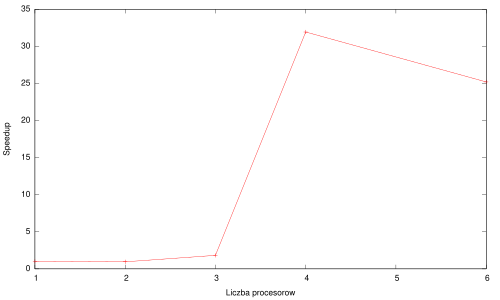

Write the gnuplot code that produced this figure.
set term pdf
set out 'czas.pdf'

set xlabel "Liczba procesorow"
set ylabel "Czas"

plot '-' using 1:2 notitle with lp
1 630
2 658.75
3 344.58
4 19.73
6 25
e

set out 'speedup.pdf'

set xlabel "Liczba procesorow"
set ylabel "Speedup"

plot '-' using 1:(630/$2) notitle with lp
1 630
2 658.75
3 344.58
4 19.73
6 25
e
